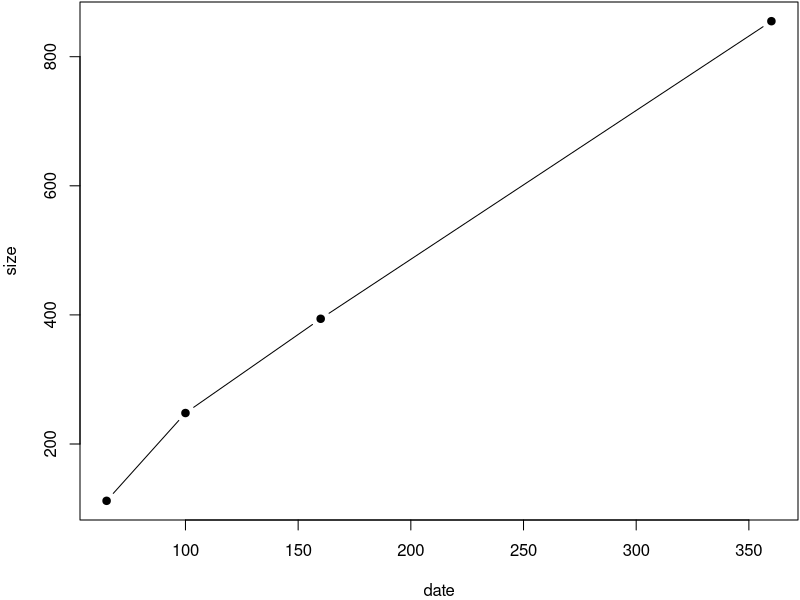

Source code (R):
## ---- chunk 1
par(mar = c(4, 4, .1, .1))
date=c(65, 100, 160, 360)
size=c(112, 248, 394, 855)
plot(date, size, type = 'b', pch = 19)
